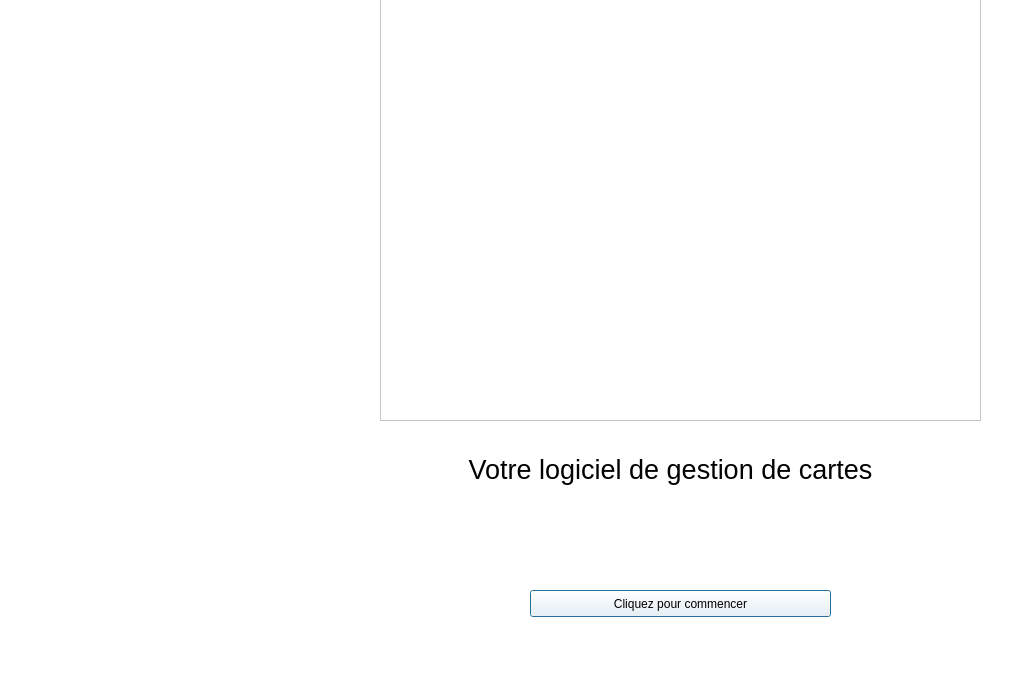
<?xml version="1.0" encoding="UTF-8"?>
<ui version="4.0">
 <class>FirstWindow</class>
 <widget class="QDialog" name="FirstWindow">
  <property name="geometry">
   <rect>
    <x>0</x>
    <y>0</y>
    <width>1012</width>
    <height>679</height>
   </rect>
  </property>
  <property name="minimumSize">
   <size>
    <width>1012</width>
    <height>679</height>
   </size>
  </property>
  <property name="windowTitle">
   <string>Dialog</string>
  </property>
  <property name="styleSheet">
   <string notr="true">background-color: rgb(255, 255, 255);text-align:center;width:100%;</string>
  </property>
  <widget class="QPushButton" name="pushButton">
   <property name="geometry">
    <rect>
     <x>530</x>
     <y>590</y>
     <width>301</width>
     <height>27</height>
    </rect>
   </property>
   <property name="text">
    <string>Cliquez pour commencer</string>
   </property>
  </widget>
  <widget class="QGraphicsView" name="graphicsView">
   <property name="geometry">
    <rect>
     <x>380</x>
     <y>-70</y>
     <width>601</width>
     <height>491</height>
    </rect>
   </property>
   <property name="styleSheet">
    <string notr="true">border-image: url(:/new/img/univnav.jpg);</string>
   </property>
  </widget>
  <widget class="QTextEdit" name="textEdit">
   <property name="geometry">
    <rect>
     <x>420</x>
     <y>450</y>
     <width>501</width>
     <height>91</height>
    </rect>
   </property>
   <property name="frameShape">
    <enum>QFrame::NoFrame</enum>
   </property>
   <property name="html">
    <string>&lt;!DOCTYPE HTML PUBLIC &quot;-//W3C//DTD HTML 4.0//EN&quot; &quot;http://www.w3.org/TR/REC-html40/strict.dtd&quot;&gt;
&lt;html&gt;&lt;head&gt;&lt;meta name=&quot;qrichtext&quot; content=&quot;1&quot; /&gt;&lt;style type=&quot;text/css&quot;&gt;
p, li { white-space: pre-wrap; }
&lt;/style&gt;&lt;/head&gt;&lt;body style=&quot; font-family:'Sans'; font-size:9pt; font-weight:400; font-style:normal;&quot;&gt;
&lt;p align=&quot;center&quot; style=&quot; margin-top:0px; margin-bottom:0px; margin-left:36px; margin-right:36px; -qt-block-indent:0; text-indent:0px;&quot;&gt;&lt;span style=&quot; font-family:'MS Shell Dlg 2'; font-size:20pt;&quot;&gt;Votre logiciel de gestion de cartes&lt;/span&gt;&lt;/p&gt;&lt;/body&gt;&lt;/html&gt;</string>
   </property>
  </widget>
  <zorder>pushButton</zorder>
  <zorder>textEdit</zorder>
  <zorder>graphicsView</zorder>
  <zorder></zorder>
  <zorder>textEdit</zorder>
  <zorder>graphicsView</zorder>
  <zorder>horizontalSpacer</zorder>
  <zorder>horizontalSpacer_2</zorder>
  <zorder>horizontalSpacer_3</zorder>
  <zorder>horizontalSpacer_4</zorder>
  <zorder>horizontalSpacer_5</zorder>
  <zorder>horizontalSpacer_6</zorder>
  <zorder>horizontalSpacer_7</zorder>
  <zorder>horizontalSpacer_8</zorder>
  <zorder>horizontalSpacer_8</zorder>
 </widget>
 <resources/>
 <connections/>
</ui>
